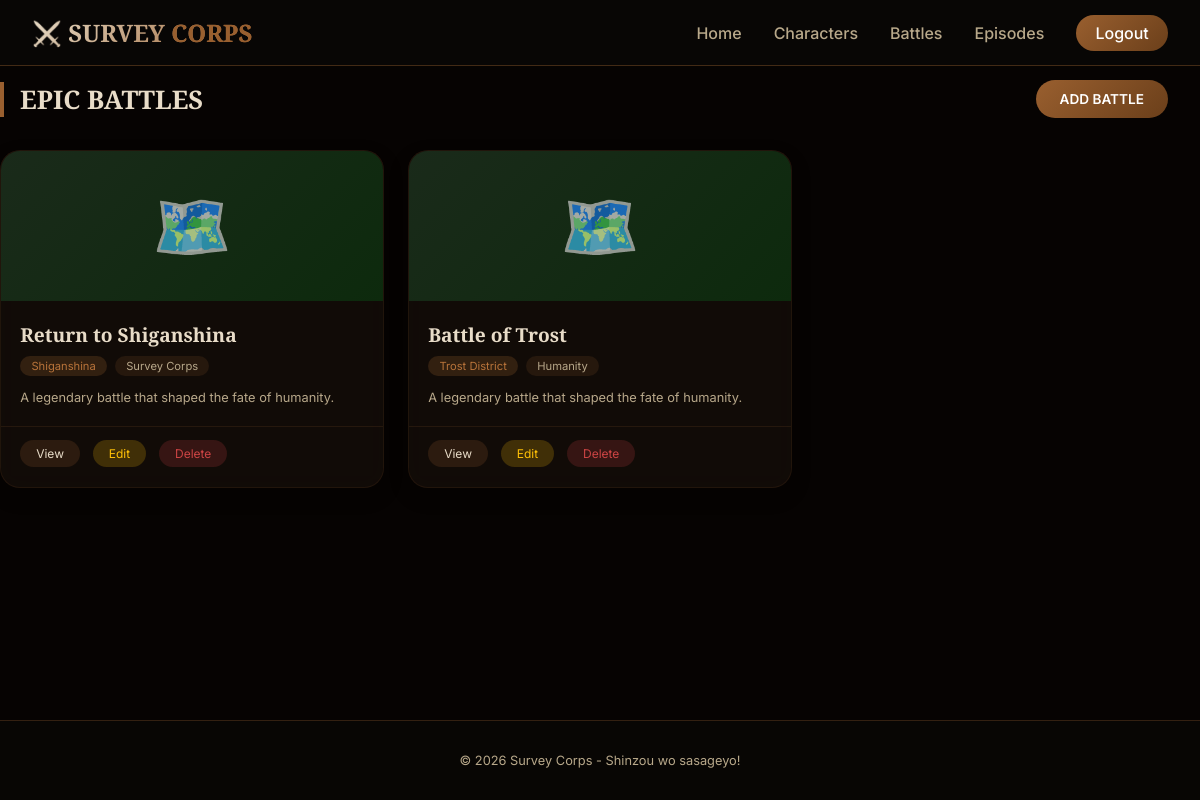
Page /views/battles.php (signed in) on the committed database.
### tables this page shows
CREATE TABLE battles (
    id INT AUTO_INCREMENT PRIMARY KEY,
    name VARCHAR(100) NOT NULL,
    location VARCHAR(100),
    winner VARCHAR(100),
    date DATE,
    image_url VARCHAR(255),
    description TEXT
);

### views/battles.php (the view, shortened to what this page needs)
<?php
require_once '../config/database.php';
include 'includes/header.php';
$stmt = $pdo->query("SELECT * FROM battles ORDER BY date DESC");
$battles = $stmt->fetchAll();
?>
<div class="characters-header">
    <h2>EPIC BATTLES</h2>
    <?php if($_SESSION['role'] == 'admin'): ?>
        <a href="add_battle.php" class="btn-add">ADD BATTLE</a>
    <?php endif; ?>
</div>
<div class="profile-grid">
    <?php foreach($battles as $b): ?>
    <div class="profile-card">
        <div class="profile-avatar battle-avatar">
            <?php if(!empty($b['image_url'])): ?>
                <img src="/aot-website/<?= htmlspecialchars($b['image_url']) ?>" alt="<?= htmlspecialchars($b['name']) ?>">
            <?php else: ?>
                <div class="avatar-icon">🗺️</div>
            <?php endif; ?>
        </div>
        <div class="profile-info">
            <h3><?= htmlspecialchars($b['name']) ?></h3>
            <div class="profile-badge">
                <span class="affiliation"><?= htmlspecialchars($b['location'] ?? 'Unknown') ?></span>
                <span class="rank"><?= htmlspecialchars($b['winner'] ?? 'Unknown') ?></span>
            </div>
            <p class="profile-desc">A legendary battle that shaped the fate of humanity.</p>
        </div>
        <div class="profile-actions">
            <a href="battle_detail.php?id=<?= $b['id'] ?>" class="btn-view">View</a>
            <?php if($_SESSION['role'] == 'admin'): ?>
                <a href="edit_battle.php?id=<?= $b['id'] ?>" class="btn-edit">Edit</a>
                <a href="/aot-website/actions/delete_battle.php?id=<?= $b['id'] ?>" class="btn-delete" onclick="return confirm('Hapus battle <?= addslashes($b['name']) ?>?')">Delete</a>
            <?php endif; ?>
        </div>
    </div>
    <?php endforeach; ?>
</div>
<?php include 'includes/footer.php'; ?>

### assets/css/style.css (style rules this page uses)
* { margin: 0; padding: 0; box-sizing: border-box; }
:root { --brown-primary: #995F2F; --brown-light: #b8733a; --brown-dark: #6b3f1a; --red-accent: #8b3a1a; --text-light: #e8dcc8; --text-muted: #b8a88a; }
html { background: #0a0604; }
body { font-family: 'Inter', sans-serif; background: transparent; color: var(--text-light); min-height: 100vh; padding-top: 80px; display: flex; flex-direction: column; }
h1, h2, h3, .logo { font-family: 'Cinzel', serif; }
.characters-header { display: flex; justify-content: space-between; align-items: center; margin-bottom: 2rem; flex-wrap: wrap; gap: 1rem; padding-right: 2rem; }
.characters-header h2 { font-size: 1.6rem; border-left: 4px solid var(--brown-primary); padding-left: 1rem; margin: 0; }
.profile-grid { display: grid; grid-template-columns: repeat(auto-fill, minmax(300px, 1fr)); gap: 1.5rem; }
.profile-card { background: rgba(25, 18, 12, 0.6); backdrop-filter: blur(12px); -webkit-backdrop-filter: blur(12px); border-radius: 20px; overflow: hidden; transition: all 0.3s ease; box-shadow: 0 8px 20px rgba(0, 0, 0, 0.2); border: 1px solid rgba(153, 95, 47, 0.12); }
.profile-avatar { height: 150px; background: linear-gradient(135deg, #1a120b, #2d1a0a); display: flex; align-items: center; justify-content: center; overflow: hidden; }
.avatar-icon { font-size: 4rem; opacity: 0.7; }
.battle-avatar { background: linear-gradient(135deg, #1a2a1a, #0d2a0d) !important; }
.profile-info { padding: 1.2rem; }
.profile-info h3 { font-size: 1.2rem; margin-bottom: 0.5rem; }
.profile-badge { display: flex; gap: 0.5rem; margin-bottom: 0.8rem; flex-wrap: wrap; }
.affiliation { background: rgba(153, 95, 47, 0.25); padding: 0.2rem 0.7rem; border-radius: 20px; font-size: 0.7rem; color: var(--brown-light); }
.rank { background: rgba(153, 95, 47, 0.15); padding: 0.2rem 0.7rem; border-radius: 20px; font-size: 0.7rem; color: var(--text-muted); }
.profile-desc { color: var(--text-muted); font-size: 0.8rem; line-height: 1.4; }
.profile-actions { padding: 0.8rem 1.2rem 1.2rem; display: flex; gap: 0.8rem; border-top: 1px solid rgba(153, 95, 47, 0.15); flex-wrap: wrap; }
.btn-view { background: rgba(153, 95, 47, 0.2); padding: 0.4rem 1rem; border-radius: 30px; text-decoration: none; color: var(--text-light); font-size: 0.75rem; transition: background 0.3s; }
.profile-actions .btn-edit { background: rgba(255, 193, 7, 0.2); padding: 0.4rem 1rem; border-radius: 30px; text-decoration: none; color: #ffc107; font-size: 0.75rem; transition: background 0.3s; }
.profile-actions .btn-delete { background: rgba(204, 68, 68, 0.2); padding: 0.4rem 1rem; border-radius: 30px; text-decoration: none; color: #cc4444; font-size: 0.75rem; transition: background 0.3s; }
.btn-add { display: inline-block; background: linear-gradient(135deg, var(--brown-primary), var(--brown-dark)); padding: 0.7rem 1.5rem; border-radius: 40px; text-decoration: none; color: white; font-weight: 600; font-size: 0.85rem; transition: all 0.3s ease; border: none; cursor: pointer; white-space: nowrap; }

### rows in the picture
battles: name "Return to Shiganshina", location "Shiganshina", winner "Survey Corps"
battles: name "Battle of Trost", location "Trost District", winner "Humanity"
